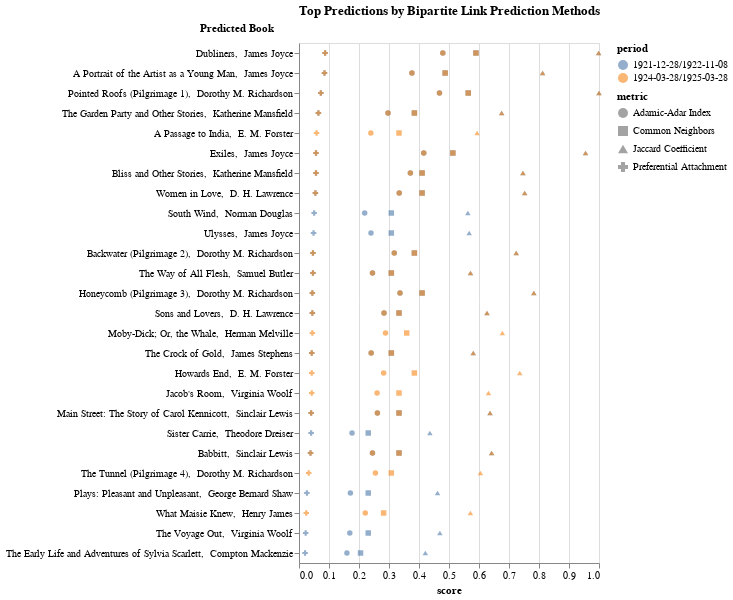

Here is the notebook cell this chart was saved with:
### Code cell
chart = alt.Chart(final_rows).mark_point(opacity=0.6, filled=True, thickness=3).encode(
    y=alt.Y('formatted_title', sort='-x', axis=alt.Axis(title='Predicted Book')),
    x='score',
    color='period:N',
    # column='member_id:N',
    shape=alt.Shape('metric:N'),
).properties(
    width=300,
    title='Top Predictions by Bipartite Link Prediction Methods'
)
chart.configure_axisY(
        titleAngle=0,
        titleAlign="left",
        titleY=-10,
        titleX=-100,
        labelLimit=1000
    )

### Figure 1 — Vega-Lite specification as saved in the notebook (floating-point values rounded to 4 significant figures; data arrays with more than 128 entries replaced by an {"elided": "..."} marker saying what was removed)
{"config": {"view": {"continuousWidth": 400, "continuousHeight": 300}, "axisY": {"labelLimit": 1000, "titleAlign": "left", "titleAngle": 0, "titleX": -100, "titleY": -10}}, "data": {"name": "data-e96a6469aeaac175fb26ac74c8307652"}, "mark": {"type": "point", "filled": true, "opacity": 0.6, "thickness": 3}, "encoding": {"color": {"field": "period", "type": "nominal"}, "shape": {"field": "metric", "type": "nominal"}, "x": {"field": "score", "type": "quantitative"}, "y": {"axis": {"title": "Predicted Book"}, "field": "formatted_title", "sort": "-x", "type": "nominal"}}, "title": "Top Predictions by Bipartite Link Prediction Methods", "width": 300, "$schema": "https://vega.github.io/schema/vega-lite/v4.17.0.json", "datasets": {"data-e96a6469aeaac175fb26ac74c8307652": {"elided": "160 records"}}}
